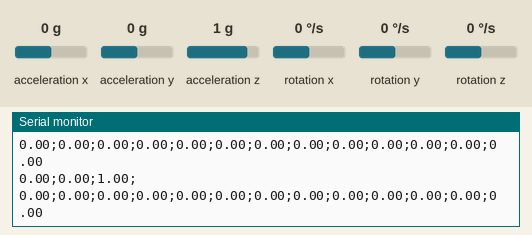
This sketch was run on a simulated ESP32. On the bench: the last lines printed to the serial monitor. Wiring (inferred from the names in the program): MPU-6050 motion sensor at I2C address 0x68. Inputs (shaded band) come from the test bench; at power-on: acceleration x 0 g, acceleration y 0 g, acceleration z 1 g, rotation x 0 °/s, rotation y 0 °/s, rotation z 0 °/s.

Above: at 10.3 s.
10.4 s: acceleration x set to -0.2 g
At 11.1 s:
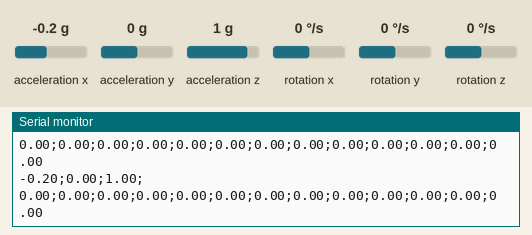
11.9 s: acceleration x set to 0.1 g
At 13.0 s:
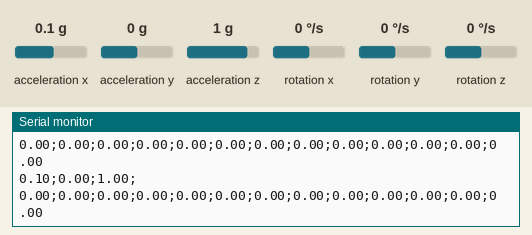
Timing chart, 0 to 14.7 s (numbered marks = the images above; inputs shaded):
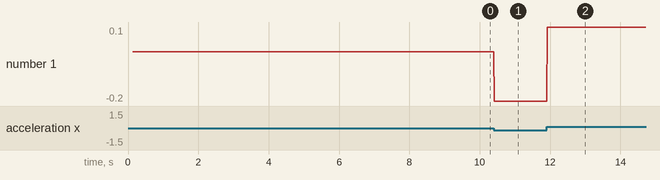

The sketch:

data_aquirer.ino
```cpp
#include <Wire.h>
#include <math.h>
#include <CircularBuffer.h>

//Number of samples for gyroscope moving average
#define MOVING_AVERAGE_WINDOW 10
//Time between MPU readings
#define MPU_READ_PERIOD 20
//Values for manual offset removing (obtained graphically on SerialPlot)
//#define X_OFFSET 8.2
//#define Y_OFFSET 0.3
//#define Z_OFFSET 0.8

// I2C address of the MPU-6050
const int MPU_addr=0x68;
//Accelerometer raw values
float AccX, AccY, AccZ;
//Gyroscope raw values
float GyroX, GyroY, GyroZ;
//Gyroscope Moving Average
float MAGyroX, MAGyroY, MAGyroZ;
// Absolute Angular Drift
// sum of absolute delta values for each sample --> abs(sample-mean)
float AADX, AADY, AADZ, AADM;

//Sampling time control variables
float elapsedTime = 0.0, currentTime = 0.0, previousTime = 0.0, ledTime = 0.0;

//Buffers used to preserve the values for moving average calculation
CircularBuffer<float, MOVING_AVERAGE_WINDOW> x_buffer;
CircularBuffer<float, MOVING_AVERAGE_WINDOW> y_buffer;
CircularBuffer<float, MOVING_AVERAGE_WINDOW> z_buffer;

//Initialize MPU
void initMPU(){
  Wire.begin(22,23);
  Wire.beginTransmission(MPU_addr);
  // PWR_MGMT_1 register
  Wire.write(0x6B);
  //wakes up the MPU-6050)
  Wire.write(0x00);
  Wire.endTransmission(true);
  //start communication with MPU6050
  Wire.beginTransmission(MPU_addr);
  //set working register
  Wire.write(0x1B);
  //write to register
  Wire.write(0x00);
  // end communication
  Wire.endTransmission(true);
}

void readMPU(){
  //current time actual time read
  currentTime = millis();
  elapsedTime = (currentTime - previousTime);
  //previous time is stored before the actual time read
  previousTime = currentTime;
  int t = (MPU_READ_PERIOD - elapsedTime) > 0 ? int(MPU_READ_PERIOD - elapsedTime) : 0;
  delay(t);

  //read acceleromter data
  Wire.beginTransmission(MPU_addr);
  Wire.write(0x3B); // Start with register 0x3B (ACCEL_XOUT_H)
  Wire.endTransmission(false);
  //read 6 registers total, each axis value is stored in 2 registers
  Wire.requestFrom(MPU_addr, 6, true);
  //for a range of +-2g, we need to divide the raw values by 16384, according to the datasheet
  //and for correct conversion you must use int16_t
  AccX = int16_t(Wire.read() << 8 | Wire.read()) / 16384.0; // X-axis value
  AccY = int16_t(Wire.read() << 8 | Wire.read()) / 16384.0; // Y-axis value
  AccZ = int16_t(Wire.read() << 8 | Wire.read()) / 16384.0; // Z-axis value

  //read gyro data
  Wire.beginTransmission(MPU_addr);
  // Gyro data first register address 0x43
  Wire.write(0x43);
  Wire.endTransmission(false);
  // Read 4 registers total, each axis value is stored in 2 registers
  Wire.requestFrom(MPU_addr, 6, true);
  //for a 250deg/s range we have to divide first the raw value by 131.0, according to the datasheet
  GyroX = int16_t(Wire.read() << 8 | Wire.read()) / 131.0;
  GyroY = int16_t(Wire.read() << 8 | Wire.read()) / 131.0;
  GyroZ = int16_t(Wire.read() << 8 | Wire.read()) / 131.0;
}


void prepareMAQueue(){
  for(int i=0;i<MOVING_AVERAGE_WINDOW;i++){
      readMPU();
      x_buffer.push(GyroX);
      y_buffer.push(GyroY);
      z_buffer.push(GyroZ);
  }
}

void updateMAValues(){
  readMPU();
  x_buffer.push(GyroX);
  y_buffer.push(GyroY);
  z_buffer.push(GyroZ);
  // the following ensures using the right type for the index variable
  using index_t = decltype(x_buffer)::index_t;
  MAGyroX = MAGyroY = MAGyroZ = 0.0;
  for (index_t i = 0; i < MOVING_AVERAGE_WINDOW; i++) {
      MAGyroX += x_buffer[i];
      MAGyroY += y_buffer[i];
      MAGyroZ += z_buffer[i];
  }
  // performance
  MAGyroX = MAGyroX/(float)MOVING_AVERAGE_WINDOW;
  MAGyroY = MAGyroY/(float)MOVING_AVERAGE_WINDOW;
  MAGyroZ = MAGyroZ/(float)MOVING_AVERAGE_WINDOW;

  AADX = AADY = AADZ = AADM = 0.0;
  int dx, dy, dz;
  for (index_t i = 0; i < MOVING_AVERAGE_WINDOW; i++) {
      dx = x_buffer[i]-MAGyroX;
      dy = y_buffer[i]-MAGyroY;
      dz = z_buffer[i]-MAGyroZ;
      AADX += abs(dx);
      AADY += abs(dy);
      AADZ += abs(dz);
  }
  AADM = sqrt(sq(AADX)+sq(AADY)+sq(AADZ));
}

void setup(){
  initMPU();
  prepareMAQueue();
  Serial.begin(115200);
}

void loop(){
  //calculate moving averages for gyroscope
  updateMAValues();

  //=== Send data (Serial) === //

  // raw accelerometer
  Serial.print(AccX);
  Serial.print(";");
  Serial.print(AccY);
  Serial.print(";");
  Serial.print(AccZ);
  Serial.print(";");
  Serial.println();

  // raw gyroscope
  Serial.print(GyroX);
  Serial.print(";");
  Serial.print(GyroY);
  Serial.print(";");
  Serial.print(GyroZ);
  Serial.print(";");

  //gyroscope moving average ===
  Serial.print(MAGyroX);
  Serial.print(";");
  Serial.print(MAGyroY);
  Serial.print(";");
  Serial.print(MAGyroZ);
  Serial.print(";");

  //gyroscope minus moving average
  //aproximately gyroscope minus offset
  Serial.print(GyroX - MAGyroX);
  Serial.print(";");
  Serial.print(GyroY - MAGyroY);
  Serial.print(";");
  Serial.print(GyroZ - MAGyroZ);
  Serial.print(";");

  //absolute angular drift
  Serial.print(AADX);
  Serial.print(";");
  Serial.print(AADY);
  Serial.print(";");
  Serial.print(AADZ);
  Serial.print(";");
  Serial.print(AADM);
  Serial.println();

}
```

Measured:
- after the input at 10.4 s, the serial monitor: prints a new line at once (image 1)
- after the input at 11.9 s, the serial monitor: prints a new line at once (image 2)
- plotted number 1: 0 → -0.2 after the input at 10.4 s, -0.2 → 0.1 after the input at 11.9 s
